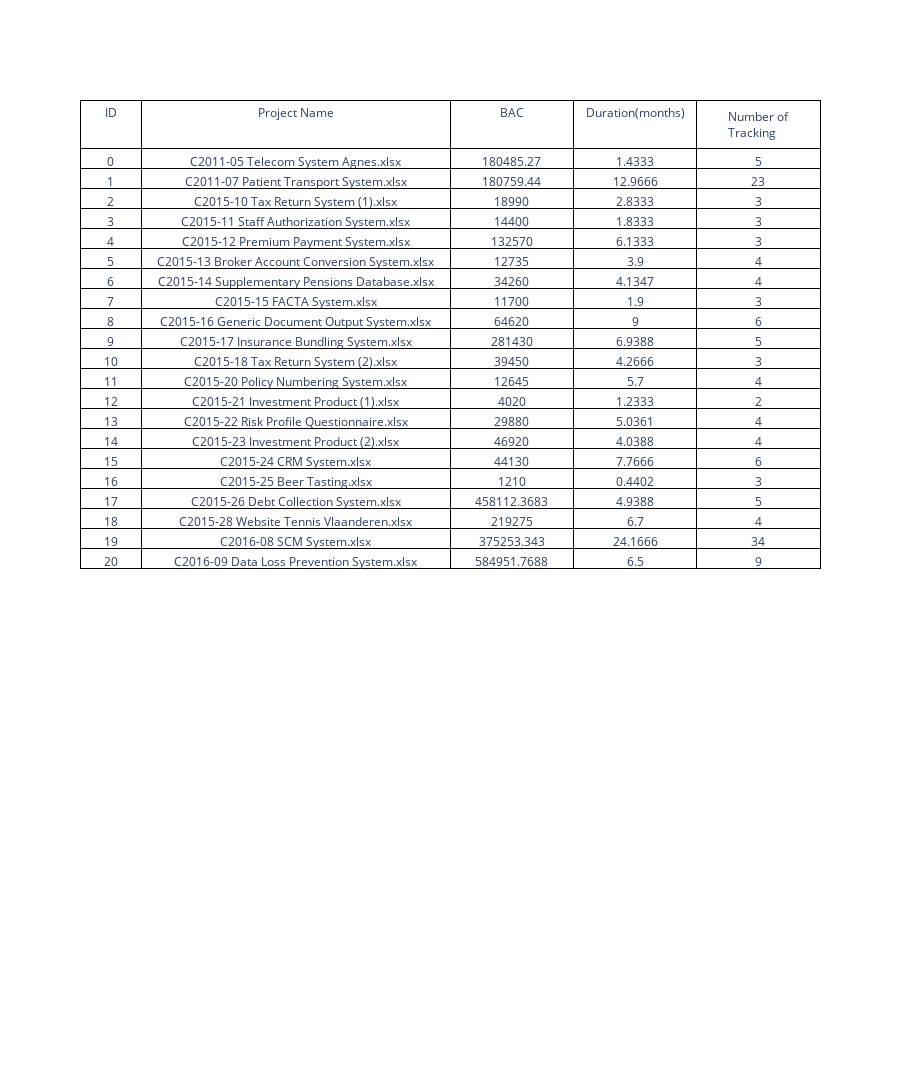

The code cell stored with this chart in its notebook:
### Code cell
import plotly.graph_objects as go

# Ve bang
fig = go.Figure(
    layout = dict(height=1500),
    data=[go.Table(
        columnwidth = [100,500,200],
        header=dict(values=['ID', 'Project Name', 'BAC', 'Duration(months)', 'Number of Tracking'],
                line_color='black',
                fill_color='white',
                align='center'),
        cells=dict(values=[list(range(0, np.size(files))), files,
                           [float(int(bac*10000))/10000 for bac in BAC],
                           [float(int(d/24/30*10000))/10000 for d in PD],
                           n_tracking_periods],
                line_color='black',
                fill_color='white',
                align='center'
            )
    )]
)

fig.show()

### Figure 1 — Plotly figure (JSON) as saved in the notebook; plotly's stock layout.template omitted (floating-point values rounded to 4 significant figures)
{"data": [{"cells": {"align": "center", "fill": {"color": "white"}, "line": {"color": "black"}, "values": [[0, 1, 2, 3, 4, 5, 6, 7, 8, 9, 10, 11, 12, 13, 14, 15, 16, 17, 18, 19, 20], ["C2011-05 Telecom System Agnes.xlsx", "C2011-07 Patient Transport System.xlsx", "C2015-10 Tax Return System (1).xlsx", "C2015-11 Staff Authorization System.xlsx", "C2015-12 Premium Payment System.xlsx", "C2015-13 Broker Account Conversion System.xlsx", "C2015-14 Supplementary Pensions Database.xlsx", "C2015-15 FACTA System.xlsx", "C2015-16 Generic Document Output System.xlsx", "C2015-17 Insurance Bundling System.xlsx", "C2015-18 Tax Return System (2).xlsx", "C2015-20 Policy Numbering System.xlsx", "C2015-21 Investment Product (1).xlsx", "C2015-22 Risk Profile Questionnaire.xlsx", "C2015-23 Investment Product (2).xlsx", "C2015-24 CRM System.xlsx", "C2015-25 Beer Tasting.xlsx", "C2015-26 Debt Collection System.xlsx", "C2015-28 Website Tennis Vlaanderen.xlsx", "C2016-08 SCM System.xlsx", "C2016-09 Data Loss Prevention System.xlsx"], [180500.0, 180800.0, 18990, 14400, 132570, 12735, 34260, 11700, 64620, 281430, 39450, 12645, 4020, 29880, 46920, 44130, 1210, 458100.0, 219275, 375300.0, 585000.0], [1.433, 12.97, 2.833, 1.833, 6.133, 3.9, 4.135, 1.9, 9, 6.939, 4.267, 5.7, 1.233, 5.036, 4.039, 7.767, 0.4402, 4.939, 6.7, 24.17, 6.5], [5, 23, 3, 3, 3, 4, 4, 3, 6, 5, 3, 4, 2, 4, 4, 6, 3, 5, 4, 34, 9]]}, "columnwidth": [100, 500, 200], "header": {"align": "center", "fill": {"color": "white"}, "line": {"color": "black"}, "values": ["ID", "Project Name", "BAC", "Duration(months)", "Number of Tracking"]}, "type": "table"}], "layout": {"height": 1500}}
